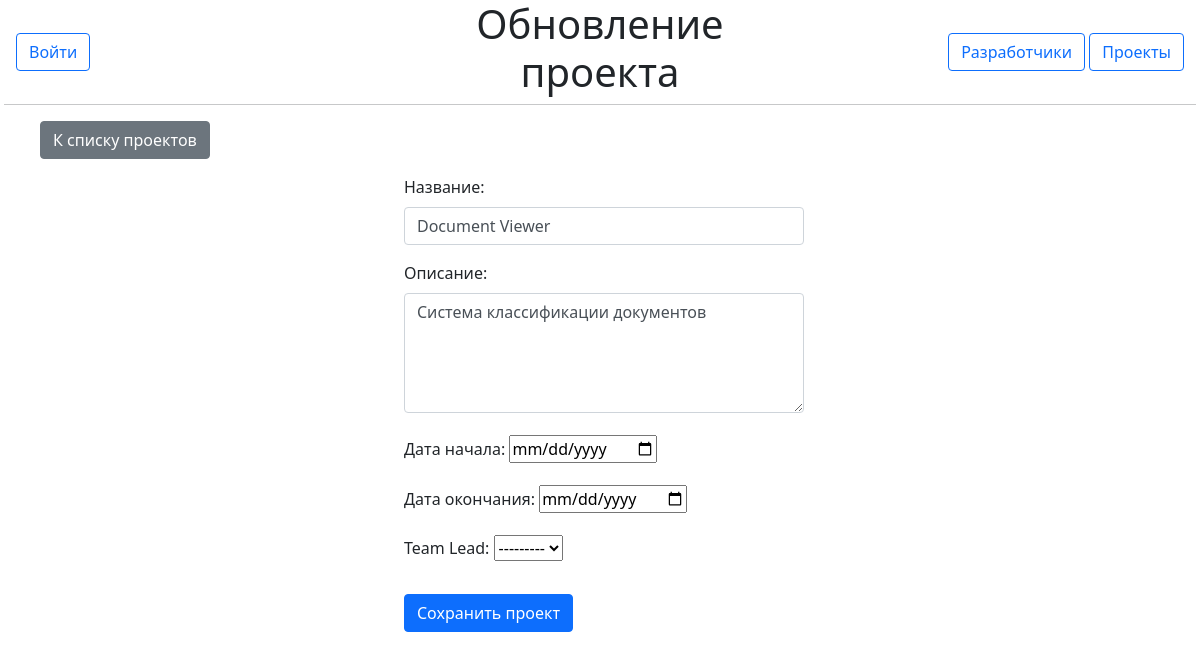
Screenshot of /projects/1/update with the database file from the repository.
### tasks/models.py (models this page shows, shortened)
class Project(models.Model):
    name = models.CharField(max_length=100)
    description = models.TextField(blank=True, null=True)
    owner = models.ForeignKey('users.User', on_delete=models.CASCADE)
    start_date = models.DateField(blank=True, null=True)
    end_date = models.DateField()

### tasks/views.py (the view, shortened to what this page needs)
# urls.py: path('<int:pk>/update', views.UpdateProjectView.as_view(), name='update_project'),
class UpdateProjectView(UpdateView):
    model = Project
    form_class = ProjectForm
    template_name = 'tasks/add_project.html'
    context_object_name = 'task'
    def get_context_data(self, **kwargs):
        context = super().get_context_data(**kwargs)
        context['title'] = 'Обновление проекта'
        context['edit'] = 1
        return context

### tasks/forms.py
class ProjectForm(ModelForm):
    owner = ModelChoiceField(queryset=User.objects.filter(role='teamlead'), label='Team Lead')
    class Meta:
        model = Project
        fields = ['name', 'description', 'start_date', 'end_date']
        labels = {
            'name': 'Название',
            'description': 'Описание',
            'start_date': 'Дата начала',
            'end_date': 'Дата окончания',
        }
        widgets = {
            'start_date': DateInput(attrs={'type': 'date'}),
            'end_date': DateInput(attrs={'type': 'date'}),
        }
    def __init__(self, *args, **kwargs):
        initial = kwargs.get('initial', {})
        if 'instance' in kwargs:
            project = kwargs['instance']
            initial['start_date'] = project.start_date
            initial['end_date'] = project.end_date
        kwargs['initial'] = initial
        super().__init__(*args, **kwargs)

### users/models.py (called while the page is built)
    def __str__(self):
        return self.username

### templates/tasks/add_project.html (shortened to what this page needs)
{% extends 'base.html' %}
{% block content %}
    <a href="{% url 'tasks:project_list' %}" class="btn btn-secondary mb-3">К списку проектов</a>
    <form method="post" class="project-form">
        {{ form.as_p }}
        <button type="submit" class="btn btn-primary">Сохранить проект</button>
    </form>
{% endblock %}

### static/css/form.css (style rules this page uses)
.project-form { max-width: 400px; margin: auto; }
.project-form button[type="submit"] { margin-top: 10px; }
.project-form label { margin-bottom: 0.5rem; }
.project-form input[type="text"], .project-form textarea { width: 100%; padding: 0.375rem 0.75rem; font-size: 1rem; line-height: 1.5; color: #495057; background-color: #fff; background-clip: padding-box; border: 1px solid #ced4da; border-radius: 0.25rem; transition: border-color 0.15s ease-in-out, box-shadow 0.15s ease-in-out; }
.project-form textarea { height: 120px; }

### rows the page displays
Project: name "Document Viewer", description "Система классификации документов", owner "---------"
